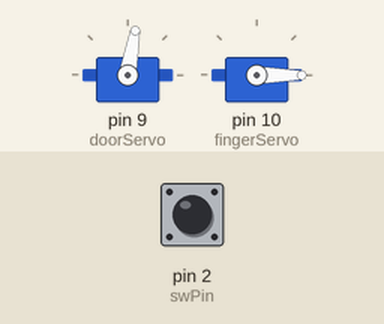
The sketch below on a simulated Arduino Uno, built with avr-gcc and run on an emulated ATmega328P. Parts: 2 × servo. The test bench sets the inputs (shaded band); at power-on: pin 2 (swPin) LOW.

Above: at 1.2 s.
1.3 s: pin 2 (swPin) pulled HIGH for 0.15 s
At 2.7 s:
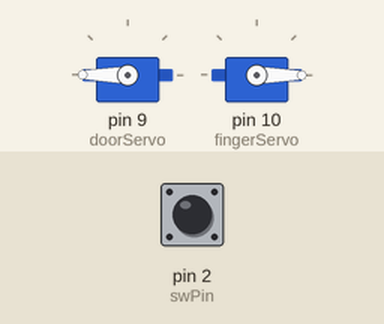
At 3.16 s:
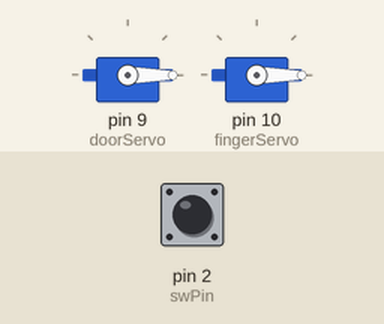
Timing chart, 0 to 14.1 s (numbered marks = the images above; inputs shaded):
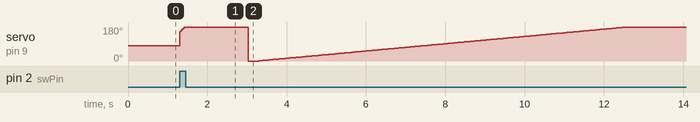

The sketch:

uselessbox_v1.ino
```cpp
#include <Servo.h>

Servo doorServo;
Servo fingerServo;

int swPin = 2;               //switch on pin 2

int pos = 0;
int selectedMove = 0;             //move selector

void setup()
{
  pinMode(swPin, INPUT);
  doorServo.attach(9);           //set door servo on Pin 9 pwm
  fingerServo.attach(10);          //set finger servo on Pin 10 pwm
  doorServo.write(80);           //set door to hiding position
  fingerServo.write(0);            //set finger to hiding position
}


void loop(){

  //if the switch is on, move door and finger to switch it off
  if(digitalRead(swPin) == HIGH)
  {

    if (selectedMove = 0) {
    selectedMove = 0;
    } //when all moves are played, repeat the moves from beginning

    if (selectedMove == 0) {
    simpleClose();
    }
    /*
    else if (selectedMove == 1) {
    simpleClose();
    }
    else if (selectedMove == 2) {
    simpleClose2();
    }
    else if (selectedMove == 3) {
    crazydoor();
    }
    else if (selectedMove == 4) {
    slow();
    }
    else if (selectedMove == 5) {
    serious();
    }
    else if (selectedMove == 6) {
    trollClose();
    }
    else if (selectedMove == 7) {
    simpleClose();
    }
    else if (selectedMove == 8) {
    matrix();
    }
    else if (selectedMove == 9) {
    sneak();
    }
     */
   /*selectedMove += 1;         //swith to next move */

  }
}


// Moves

   // basic move
   void simpleClose()
   {
   //Moving door
    for(pos = 155; pos > 80; pos += 3)
    {
    doorServo.write(pos);
    delay(15);
    }

    //Moving hand
    for(pos = 129; pos > 0; pos -= 4)
    {
    fingerServo.write(pos);
    delay(15);
    }

    //hiding hand
    for(pos = 0; pos<=129; pos+=4)
    {
    fingerServo.write(pos);
    delay(15);
    }

    //hiding door
    for(pos = 80; pos<=155; pos-=3)
    {
    doorServo.write(pos);
    delay(15);
    }
   }
  /*
   // open and wait, then move finger and wait, then switch of and hide
    void simpleClose2()
   {
  //Moving door
    for(pos = 80; pos < 155; pos += 3)
    {
    doorServo.write(pos);
    delay(15);
    }
    delay(800);
    //Moving hand
    for(pos = 0; pos < 100; pos += 4)
    {
    fingerServo.write(pos);
    delay(15);
    }
    delay(1000);
    for(pos = 100; pos < 129; pos += 4)
    {
    fingerServo.write(pos);
    delay(15);
    }

    //hiding hand
    for(pos = 129; pos>=0; pos-=5)
    {
    fingerServo.write(pos);
    delay(15);
    }

    //hiding door
    for(pos = 155; pos>=80; pos-=3)
    {
    doorServo.write(pos);
    delay(15);


   }

   }

   //open door then close it many times, wait, then quickly reopen, switch off and hide.

   void crazydoor()
  {

   //Moving door
    for(pos = 80; pos < 125; pos += 3)
    {
    doorServo.write(pos);
    delay(15);
    }

    //hiding door
    for(pos = 125; pos>=80; pos-=5)
    {
    doorServo.write(pos);
    delay(15);
    }
   //Moving door
    for(pos = 80; pos < 110; pos += 3)
    {
    doorServo.write(pos);
    delay(15);
    }

    //hiding door
    for(pos = 110; pos>=80; pos-=15)
    {
    doorServo.write(pos);
    delay(15);
    }
    delay(700);
   //Moving door
    for(pos = 80; pos < 125; pos += 3)
    {
    doorServo.write(pos);
    delay(15);
    }
    delay(700);
    //hiding door
    for(pos = 125; pos>=80; pos-=5)
    {
    doorServo.write(pos);
    delay(15);
    }

  //Moving door
    for(pos = 80; pos < 155; pos += 8)
    {
    doorServo.write(pos);
    delay(15);
    }

    //Moving hand
    for(pos = 0; pos < 129; pos += 3)
    {
    fingerServo.write(pos);
    delay(15);
    }

    //hiding hand
    for(pos = 129; pos>=0; pos-=3)
    {
    fingerServo.write(pos);
    delay(15);
    }

    //hiding door
    for(pos = 155; pos>=80; pos-=15)
    {
    doorServo.write(pos);
    delay(15);
    }

  }


 //open door,move finger very slowly forward and back to hiding very slowly, then quickly close door
 void slow()
 {

//Moving door
    for(pos = 80; pos < 155; pos += 1)
    {
    doorServo.write(pos);
    delay(30);
    }

    //Moving hand
    for(pos = 0; pos < 129; pos += 1)
    {
    fingerServo.write(pos);
    delay(30);
    }

    //hiding hand
    for(pos = 129; pos>=0; pos-=1)
    {
    fingerServo.write(pos);
    delay(30);
    }

    //hiding door
    for(pos = 155; pos>=125; pos-=1)
    {
    doorServo.write(pos);
    delay(30);
    }
    delay(100);
    for(pos = 125; pos>=80; pos-=4)
    {
    doorServo.write(pos);
    delay(15);
    }


 }

 //serious

 void serious() {

//Moving door
    for(pos = 80; pos < 155; pos += 3)
    {
    doorServo.write(pos);
    delay(15);
    }

    //Moving hand
    for(pos = 0; pos < 70; pos += 1)
    {
    fingerServo.write(pos);
    delay(15);
    }
    delay(800);


    //hiding door
    for(pos = 155; pos>=130; pos-=3)
    {
    doorServo.write(pos);
    delay(15);
    }

    //hiding door
    for(pos = 130; pos < 155; pos+=3)
    {
    doorServo.write(pos);
    delay(15);
    }
     //hiding door
    for(pos = 155; pos>=130; pos-=3)
    {
    doorServo.write(pos);
    delay(15);
    }
    //hiding door
    for(pos = 130; pos < 155; pos+=3)
    {
    doorServo.write(pos);
    delay(15);
    }

    fingerServo.write(40);
    delay(1000);

    //Moving hand
    for(pos = 40; pos < 129; pos += 4)
    {
    fingerServo.write(pos);
    delay(15);
    }

    //hiding hand
    for(pos = 129; pos>=0; pos-=4)
    {
    fingerServo.write(pos);
    delay(15);
    }


    for(pos = 120; pos>=80; pos -= 1)
    {
    doorServo.write(pos);
    delay(15);
    }


}

void trollClose(){
//Moving door
    for(pos = 80; pos < 155; pos += 3)
    {
    doorServo.write(pos);
    delay(15);
    }

    //Moving hand
    for(pos = 0; pos < 127; pos += 4)
    {
    fingerServo.write(pos);
    delay(15);
    }
    //hiding door
    for(pos = 155; pos>=130; pos-=3)
    {
    doorServo.write(pos);
    delay(15);
    }
    delay(2000);

    for(pos = 130; pos < 155; pos += 3)
    {
    doorServo.write(pos);
    delay(15);
    }

    for(pos = 155; pos>=140; pos-=3)
    {
    doorServo.write(pos);
    delay(15);
    }
    for(pos = 140; pos < 155; pos += 3)
    {
    doorServo.write(pos);
    delay(15);
    }
    delay(500);
    //hiding hand
    for(pos = 127; pos>=0; pos-=4)
    {
    fingerServo.write(pos);
    delay(15);
    }

    //hiding door
    for(pos = 155; pos>=80; pos-=3)
    {
    doorServo.write(pos);
    delay(15);
    }

}

void matrix()
{

 //Moving door
    for(pos = 80; pos < 155; pos += 3)
    {
    doorServo.write(pos);
    delay(15);
    }

    //Moving hand
    for(pos = 0; pos < 80; pos += 4)
    {
    fingerServo.write(pos);
    delay(15);
    }

    for(pos = 80; pos < 129; pos += 1)
    {
    fingerServo.write(pos);
    delay(30);
    }
    delay(300);

    for(pos = 129; pos>=0; pos-=4)
    {
    fingerServo.write(pos);
    delay(10);
    }

    //hiding door
    for(pos = 155; pos>=80; pos-=3)
    {
    doorServo.write(pos);
    delay(15);
    }

}

void sneak()
   {
   //Moving door
    for(pos = 80; pos < 130; pos += 1)
    {
    doorServo.write(pos);
    delay(30);
    }
    delay(2000);

    //Moving hand
    for(pos = 0; pos < 40; pos += 1)
    {
    fingerServo.write(pos);
    delay(30);
    }

    delay(500);

    for(pos = 130; pos < 155; pos += 4)
    {
    doorServo.write(pos);
    delay(15);
    }
    delay(100);

    for(pos = 40; pos < 90; pos += 4)
    {
    fingerServo.write(pos);
    delay(15);
    }
    delay(500);
    //hiding hand
    for(pos = 90; pos>=70; pos-=4)
    {
    fingerServo.write(pos);
    delay(15);
    }
    delay(100);
    for(pos = 70; pos < 90; pos += 4)
    {

    fingerServo.write(pos);
    delay(15);
    }
    delay(100);
    for(pos = 90; pos>=70; pos-=4)
    {
    fingerServo.write(pos);
    delay(15);
    }
    delay(100);

    for(pos = 70; pos < 129; pos += 4)
    {

    fingerServo.write(pos);
    delay(15);
    }

    for(pos = 129; pos>=0; pos-=4)
    {
    fingerServo.write(pos);
    delay(15);
    }
    //hiding door
    for(pos = 155; pos>=80; pos-=3)
    {
    doorServo.write(pos);
    delay(15);
    }
   }
   */
```
